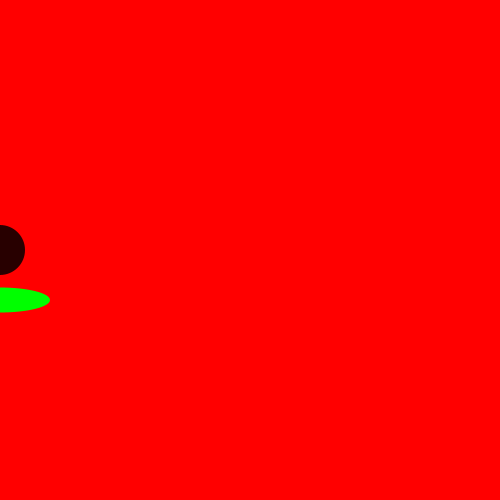
Frame 1 (no input)
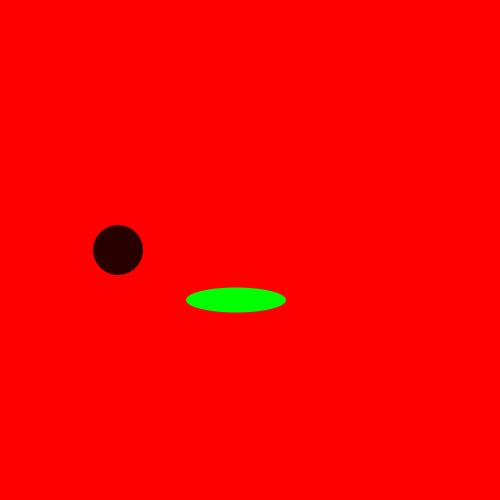
Frame 60 (the mouse pressed at the canvas centre just before this capture)
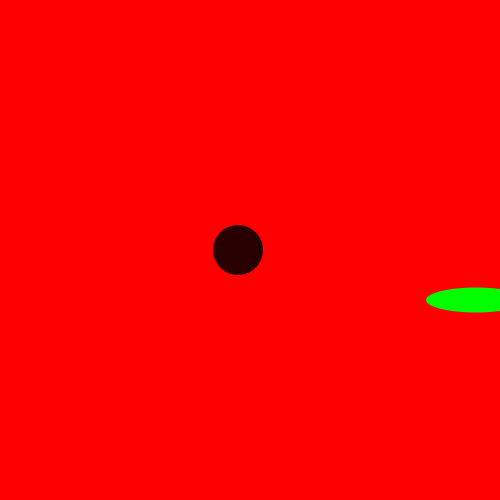
Frame 120 (the mouse held since frame 60 and released just before this capture)

The Processing sketch that drew these frames (run headless with seeded random() and noise(); from frame 60 on, the mouse is pressed at the canvas centre):

// Processing sketch: two_ellipse_movement
// ── two_ellipse_movement.pde
float ellipse_1 = 0;
float ellipse_2 = 0;

void setup() {
 size(500,500); 

noStroke();
fill(0,100,150);
}

void draw() {
  float e_size    = 50;
  if(random(10) > 9) {
    e_size = 100; }
    
    
 background(255,0,0);
 fill(40,0,0);
  ellipse(ellipse_1,250,e_size,e_size);
  
  fill(0,255,0);
  ellipse(ellipse_2,300,100,25);
  
  if(ellipse_1 > 550) {
    ellipse_1 = -50;
    }
    if(ellipse_2 > 550){
      
    ellipse_2 = -50;
    }
  ellipse_1 = ellipse_1 + 2;
  ellipse_2 = ellipse_2 + 4;
}
